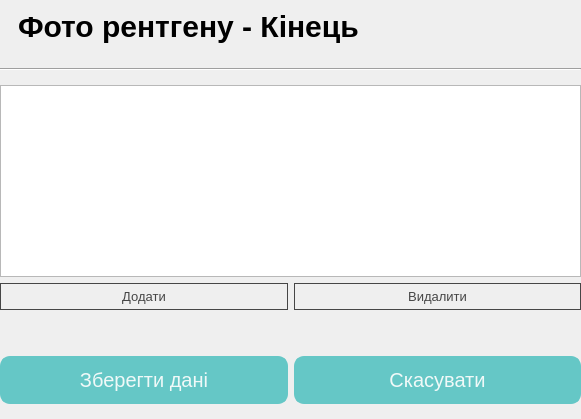
      <widget class="QWidget" name="page4">
       <property name="styleSheet">
        <string notr="true">QPushButton{
padding-top: 5px;
padding-bottom: 5px;
color: #464646;
border: 1px solid #464646;
font-size: 13px;
}
QPushButton:hover{
border: 2px dashed #464646;
}
QPushButton:pressed {
   background: rgb(240, 249, 248);
}</string>
       </property>
       <layout class="QGridLayout" name="gridLayout_10">
        <property name="leftMargin">
         <number>0</number>
        </property>
        <property name="topMargin">
         <number>0</number>
        </property>
        <property name="rightMargin">
         <number>0</number>
        </property>
        <property name="bottomMargin">
         <number>0</number>
        </property>
        <item row="1" column="0" colspan="2">
         <widget class="Line" name="line_4">
          <property name="sizePolicy">
           <sizepolicy hsizetype="Fixed" vsizetype="Fixed">
            <horstretch>0</horstretch>
            <verstretch>0</verstretch>
           </sizepolicy>
          </property>
          <property name="minimumSize">
           <size>
            <width>581</width>
            <height>20</height>
           </size>
          </property>
          <property name="styleSheet">
           <string notr="true"/>
          </property>
          <property name="frameShadow">
           <enum>QFrame::Sunken</enum>
          </property>
          <property name="orientation">
           <enum>Qt::Horizontal</enum>
          </property>
         </widget>
        </item>
        <item row="3" column="0" colspan="2">
         <widget class="QListWidget" name="listWidget_end">
          <property name="minimumSize">
           <size>
            <width>0</width>
            <height>0</height>
           </size>
          </property>
          <property name="maximumSize">
           <size>
            <width>16777215</width>
            <height>16777215</height>
           </size>
          </property>
          <property name="styleSheet">
           <string notr="true"/>
          </property>
          <property name="iconSize">
           <size>
            <width>250</width>
            <height>150</height>
           </size>
          </property>
          <property name="textElideMode">
           <enum>Qt::ElideMiddle</enum>
          </property>
          <property name="movement">
           <enum>QListView::Static</enum>
          </property>
          <property name="flow">
           <enum>QListView::LeftToRight</enum>
          </property>
          <property name="isWrapping" stdset="0">
           <bool>true</bool>
          </property>
          <property name="resizeMode">
           <enum>QListView::Adjust</enum>
          </property>
          <property name="gridSize">
           <size>
            <width>270</width>
            <height>210</height>
           </size>
          </property>
          <property name="viewMode">
           <enum>QListView::IconMode</enum>
          </property>
          <property name="wordWrap">
           <bool>true</bool>
          </property>
          <property name="selectionRectVisible">
           <bool>false</bool>
          </property>
         </widget>
        </item>
        <item row="0" column="0" colspan="2">
         <widget class="QLabel" name="label_12">
          <property name="maximumSize">
           <size>
            <width>16777215</width>
            <height>53</height>
           </size>
          </property>
          <property name="styleSheet">
           <string notr="true">font-size: 30px;
font-weight: bold;
padding: 10px;</string>
          </property>
          <property name="text">
           <string>Фото рентгену - Кінець</string>
          </property>
         </widget>
        </item>
        <item row="4" column="0">
         <widget class="QPushButton" name="addIMG2">
          <property name="text">
           <string>Додати</string>
          </property>
         </widget>
        </item>
        <item row="6" column="0">
         <widget class="QPushButton" name="saveChanges">
          <property name="minimumSize">
           <size>
            <width>0</width>
            <height>0</height>
           </size>
          </property>
          <property name="maximumSize">
           <size>
            <width>16777215</width>
            <height>16777215</height>
           </size>
          </property>
          <property name="styleSheet">
           <string notr="true">QPushButton{
border: 2px solid rgb(101, 199, 198);
background: rgb(101, 199, 198);
padding: 10px;
border-radius: 10px;
font-size: 20px;
color: rgb(240, 249, 248);
}
QPushButton:hover{
border: 2px dashed  rgb(101, 199, 198);
color: rgb(101, 199, 198);
background: rgb(240, 249, 248);
}</string>
          </property>
          <property name="text">
           <string>Зберегти дані</string>
          </property>
         </widget>
        </item>
        <item row="4" column="1">
         <widget class="QPushButton" name="deleteIMG2">
          <property name="text">
           <string>Видалити</string>
          </property>
         </widget>
        </item>
        <item row="7" column="0" colspan="2">
         <spacer name="verticalSpacer_11">
          <property name="orientation">
           <enum>Qt::Vertical</enum>
          </property>
          <property name="sizeType">
           <enum>QSizePolicy::Fixed</enum>
          </property>
          <property name="sizeHint" stdset="0">
           <size>
            <width>20</width>
            <height>15</height>
           </size>
          </property>
         </spacer>
        </item>
        <item row="6" column="1">
         <widget class="QPushButton" name="cancel_page_4">
          <property name="minimumSize">
           <size>
            <width>0</width>
            <height>0</height>
           </size>
          </property>
          <property name="maximumSize">
           <size>
            <width>16777215</width>
            <height>16777215</height>
           </size>
          </property>
          <property name="styleSheet">
           <string notr="true">QPushButton{
border: 2px solid rgb(101, 199, 198);
background: rgb(101, 199, 198);
padding: 10px;
border-radius: 10px;
font-size: 20px;
color: rgb(240, 249, 248);
}
QPushButton:hover{
border: 2px dashed  rgb(101, 199, 198);
color: rgb(101, 199, 198);
background: rgb(240, 249, 248);
}</string>
          </property>
          <property name="text">
           <string>Скасувати</string>
          </property>
         </widget>
        </item>
        <item row="5" column="0" colspan="2">
         <spacer name="verticalSpacer_12">
          <property name="orientation">
           <enum>Qt::Vertical</enum>
          </property>
          <property name="sizeType">
           <enum>QSizePolicy::Fixed</enum>
          </property>
          <property name="sizeHint" stdset="0">
           <size>
            <width>20</width>
            <height>40</height>
           </size>
          </property>
         </spacer>
        </item>
       </layout>
      </widget>
